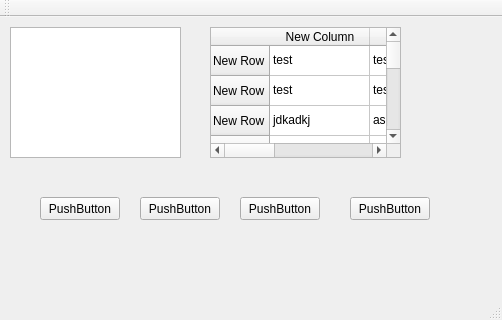
<?xml version="1.0" encoding="UTF-8"?>
<ui version="4.0">
 <class>MainWindow</class>
 <widget class="QMainWindow" name="MainWindow">
  <property name="geometry">
   <rect>
    <x>0</x>
    <y>0</y>
    <width>502</width>
    <height>320</height>
   </rect>
  </property>
  <property name="windowTitle">
   <string>MainWindow</string>
  </property>
  <widget class="QWidget" name="centralWidget">
   <widget class="QTextEdit" name="textEdit">
    <property name="geometry">
     <rect>
      <x>10</x>
      <y>10</y>
      <width>171</width>
      <height>131</height>
     </rect>
    </property>
   </widget>
   <widget class="QPushButton" name="pushButton">
    <property name="geometry">
     <rect>
      <x>40</x>
      <y>180</y>
      <width>80</width>
      <height>23</height>
     </rect>
    </property>
    <property name="text">
     <string>PushButton</string>
    </property>
   </widget>
   <widget class="QPushButton" name="pushButton_2">
    <property name="geometry">
     <rect>
      <x>140</x>
      <y>180</y>
      <width>80</width>
      <height>23</height>
     </rect>
    </property>
    <property name="text">
     <string>PushButton</string>
    </property>
   </widget>
   <widget class="QTableWidget" name="tableWidget">
    <property name="geometry">
     <rect>
      <x>210</x>
      <y>10</y>
      <width>191</width>
      <height>131</height>
     </rect>
    </property>
    <row>
     <property name="text">
      <string>New Row</string>
     </property>
    </row>
    <row>
     <property name="text">
      <string>New Row</string>
     </property>
    </row>
    <row>
     <property name="text">
      <string>New Row</string>
     </property>
    </row>
    <row>
     <property name="text">
      <string>New Row</string>
     </property>
    </row>
    <row>
     <property name="text">
      <string>New Row</string>
     </property>
    </row>
    <row>
     <property name="text">
      <string>New Row</string>
     </property>
    </row>
    <row>
     <property name="text">
      <string>New Row</string>
     </property>
    </row>
    <row>
     <property name="text">
      <string>New Row</string>
     </property>
    </row>
    <row>
     <property name="text">
      <string>New Row</string>
     </property>
    </row>
    <row>
     <property name="text">
      <string>New Row</string>
     </property>
    </row>
    <row>
     <property name="text">
      <string>New Row</string>
     </property>
    </row>
    <row>
     <property name="text">
      <string>New Row</string>
     </property>
    </row>
    <column>
     <property name="text">
      <string>New Column</string>
     </property>
    </column>
    <column>
     <property name="text">
      <string>New Column</string>
     </property>
    </column>
    <column>
     <property name="text">
      <string>New Column</string>
     </property>
    </column>
    <item row="0" column="0">
     <property name="text">
      <string>test</string>
     </property>
    </item>
    <item row="0" column="1">
     <property name="text">
      <string>test</string>
     </property>
    </item>
    <item row="0" column="2">
     <property name="text">
      <string>faa</string>
     </property>
    </item>
    <item row="1" column="0">
     <property name="text">
      <string>test</string>
     </property>
    </item>
    <item row="1" column="1">
     <property name="text">
      <string>test</string>
     </property>
    </item>
    <item row="1" column="2">
     <property name="text">
      <string>afa</string>
     </property>
    </item>
    <item row="2" column="0">
     <property name="text">
      <string>jdkadkj</string>
     </property>
    </item>
    <item row="2" column="1">
     <property name="text">
      <string>asda</string>
     </property>
    </item>
    <item row="2" column="2">
     <property name="text">
      <string>ada</string>
     </property>
    </item>
    <item row="3" column="0">
     <property name="text">
      <string>242</string>
     </property>
    </item>
    <item row="4" column="1">
     <property name="text">
      <string>224</string>
     </property>
    </item>
    <item row="5" column="1">
     <property name="text">
      <string>242</string>
     </property>
    </item>
    <item row="6" column="2">
     <property name="text">
      <string>2424</string>
     </property>
    </item>
    <item row="7" column="0">
     <property name="text">
      <string>2424</string>
     </property>
    </item>
    <item row="8" column="1">
     <property name="text">
      <string>242</string>
     </property>
    </item>
    <item row="8" column="2">
     <property name="text">
      <string>2442</string>
     </property>
    </item>
    <item row="9" column="2">
     <property name="text">
      <string>242</string>
     </property>
    </item>
    <item row="10" column="1">
     <property name="text">
      <string>242</string>
     </property>
    </item>
    <item row="11" column="0">
     <property name="text">
      <string>2424</string>
     </property>
    </item>
   </widget>
   <widget class="QPushButton" name="pushButton_3">
    <property name="geometry">
     <rect>
      <x>240</x>
      <y>180</y>
      <width>80</width>
      <height>23</height>
     </rect>
    </property>
    <property name="text">
     <string>PushButton</string>
    </property>
   </widget>
   <widget class="QPushButton" name="pushButton_4">
    <property name="geometry">
     <rect>
      <x>350</x>
      <y>180</y>
      <width>80</width>
      <height>23</height>
     </rect>
    </property>
    <property name="text">
     <string>PushButton</string>
    </property>
   </widget>
  </widget>
  <widget class="QMenuBar" name="menuBar">
   <property name="geometry">
    <rect>
     <x>0</x>
     <y>0</y>
     <width>502</width>
     <height>20</height>
    </rect>
   </property>
  </widget>
  <widget class="QToolBar" name="mainToolBar">
   <attribute name="toolBarArea">
    <enum>TopToolBarArea</enum>
   </attribute>
   <attribute name="toolBarBreak">
    <bool>false</bool>
   </attribute>
  </widget>
  <widget class="QStatusBar" name="statusBar"/>
 </widget>
 <layoutdefault spacing="6" margin="11"/>
 <resources/>
 <connections/>
</ui>
